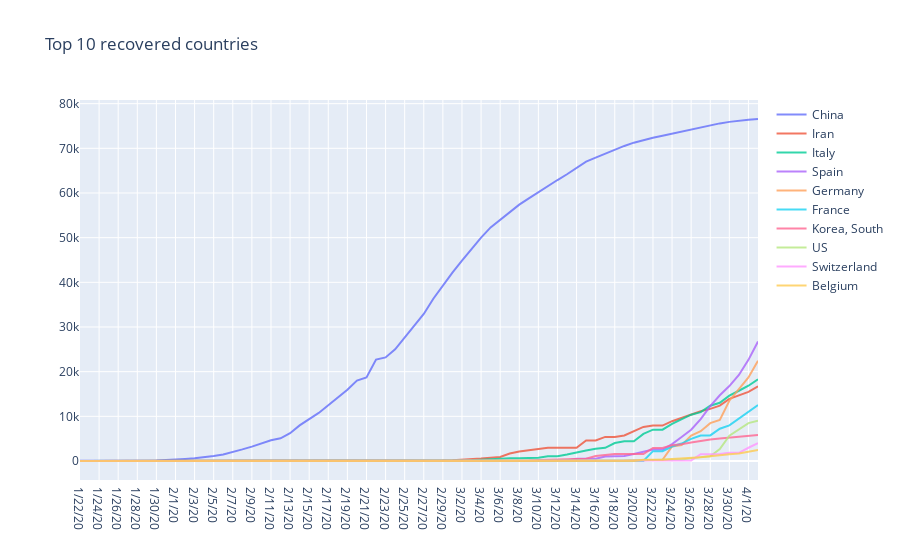

The notebook cell saved with this chart:
### Markdown cell above
### Top 10 Countries

### Code cell
fig = go.Figure()

for country in countries:
    recov_country = transformed_covid_recov[transformed_covid_recov['Country/Region'] == country].sort_index()
    
    fig.add_trace(go.Scatter(
        x=recov_country.Date,
        y=recov_country.Value,
        name=country,
        opacity=0.8,))

# Layout update 
fig.update_layout(title_text="Top 10 recovered countries")

# Reversed xaxis
#fig['layout']['xaxis']['autorange'] = "reversed"

fig.show()

plot(fig, filename=PLOT_PATH + 'Top 10 recovered countries.html', auto_open=False)
